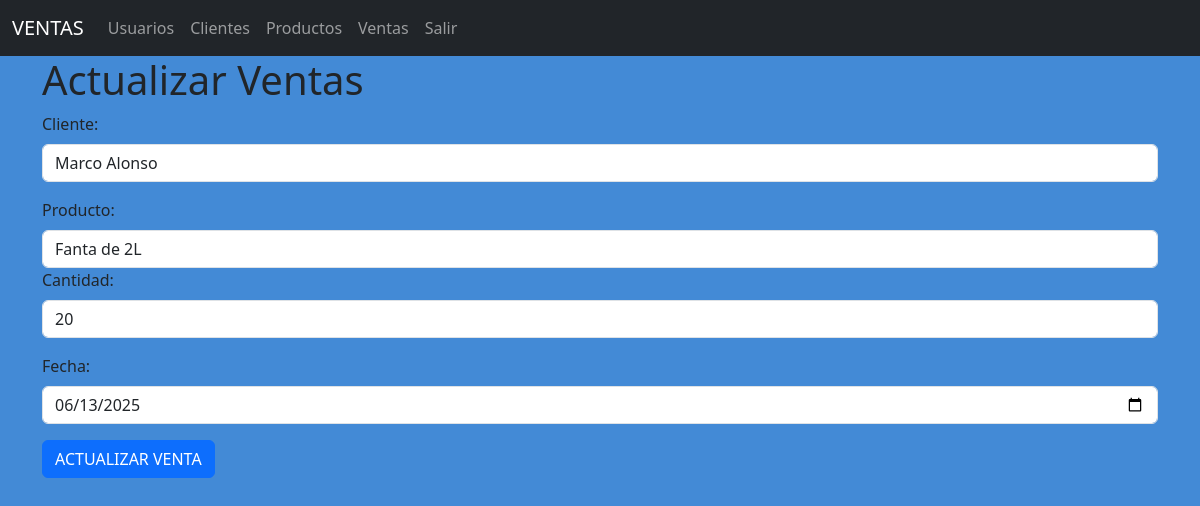
/ventas/edit/1, run on the app's committed database.
### models/venta_model.py (models this page shows, shortened)
class Venta(db.Model):
    __tablename__ = "ventas"
    id = db.Column(db.Integer,primary_key = True)
    fecha = db.Column(db.DateTime,nullable=False)
    cantidad = db.Column(db.Integer,nullable=False)
    cliente_id = db.Column(db.Integer,db.ForeignKey('clientes.id'),nullable=False)
    producto_id = db.Column(db.Integer,db.ForeignKey('productos.id'),nullable=False)
    cliente = db.relationship('Cliente',back_populates='ventas')
    producto = db.relationship('Producto',back_populates='ventas')
    @staticmethod
    def get_by_id(id):
        return Venta.query.get(id)

### models/cliente_model.py (models this page shows, shortened)
class Cliente(db.Model):
    __tablename__ = "clientes"
    id = db.Column(db.Integer,primary_key = True)
    nombre = db.Column(db.String(80),nullable=False)
    email = db.Column(db.String(100),nullable=False)
    telefono = db.Column(db.String(20),nullable=False)
    ventas = db.relationship('Venta',back_populates='cliente')

### models/producto_model.py (models this page shows, shortened)
class Producto(db.Model):
    __tablename__ = "productos"
    id = db.Column(db.Integer,primary_key = True)
    descripcion = db.Column(db.String(120),nullable=False)
    precio = db.Column(db.Float(11,2),nullable=False)
    stock = db.Column(db.Integer,nullable=False)
    ventas = db.relationship('Venta',back_populates='producto')

### controllers/venta_controller.py (the view, shortened to what this page needs)
@venta_bp.route("/edit/<int:id>",methods=['GET','POST'])
def edit(id):
    venta = Venta.get_by_id(id)
    clientes = Cliente.query.all()
    productos = Producto.query.all()
    return venta_view.edit(venta,clientes,productos)

### run.py (called while the page is built)
@app.context_processor
def inject_active_path():
    def is_active(path):
        return 'active' if request.path == path else ''
    return (dict(is_active = is_active))

### views/venta_view.py (called while the page is built)
def edit(venta,clientes,productos):
    return render_template('ventas/edit.html',venta= venta,clientes=clientes,productos=productos)

### templates/ventas/edit.html (shortened to what this page needs)
{% extends 'base.html' %}
{%block content%}
<h1>Actualizar Ventas</h1>
<form action="{{url_for('venta.edit',id=venta.id)}}" method="POST">
    <div class="mb-3">
        <label for="cli" class="form-label">Cliente: </label>
        <select name="cliente_id" id="cli" class="form-control" required>
            {%for cliente in clientes%}
                <option value="{{cliente.id}}" {%if cliente.id == venta.cliente_id %}
                    selected{%endif%}> {{cliente.nombre}} </option>
            {%endfor%}
        </select>
    </div>
    <div class="mb-3">
        <label for="pro" class="form-label">Producto: </label>
        <select name="producto_id" id="pro" class="form-control" required>
            {%for producto in productos%}
                <option value="{{producto.id}}" {%if producto.id == venta.producto_id %}
                    selected{%endif%}> {{producto.descripcion}} </option>
            {%endfor%}
        </select>
    <div class="mb-3">
        <label for="cant" class="form-label">Cantidad: </label>
        <input type="number" class="form-control" name="cantidad" id="cant" value="{{venta.cantidad}}" required>
    </div>
    <div class="mb-3">
        <label for="fech" class="form-label">Fecha: </label>
        <input type="date" class="form-control" name="fecha" id="fech" value="{{venta.fecha.strftime('%Y-%m-%d')}}" required>
    </div>
    <button type="submit" class="btn btn-primary">ACTUALIZAR VENTA</button>
</form>
{%endblock%}

### templates/base.html (style rules this page uses)
body { background-color: rgb(67, 138, 214); }

### data on the page
Venta: cliente_id "Marco Alonso", producto_id "Fanta de 2L", cantidad "20", fecha "06/13/2025"
